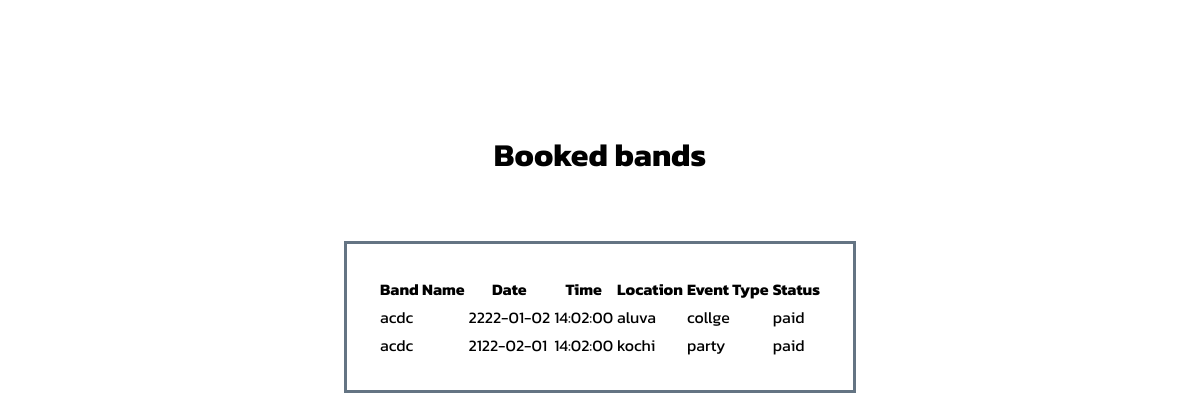
The app's page /uls/booked-bands.php (signed in) with its own data.
### tables this page shows
CREATE TABLE `booking_requests` (
  `id` int(11) NOT NULL,
  `user_id` int(11) DEFAULT NULL,
  `bandname` varchar(256) NOT NULL,
  `date` date NOT NULL,
  `time` time NOT NULL,
  `status` enum('pending','confirmed','rejected','paid') DEFAULT 'pending',
  `payment_method` enum('credit_card','paypal','other') DEFAULT NULL,
  `created_at` timestamp NOT NULL DEFAULT current_timestamp(),
  `booking_price` decimal(10,2) DEFAULT 0.00,
  `location` varchar(255) NOT NULL,
  `event_type` varchar(255) NOT NULL
);

### uls/booked-bands.php (the view, shortened to what this page needs)
<!DOCTYPE html>
<html lang="en">
<head>
</head>
<body>
    <h1>Booked bands</h1>
    <div class="contents">
    <?php
    $conn = new mysqli("localhost", "alhad", "1234", "mini");
    $user_id = $_SESSION['user_id'];
    $sql = "SELECT bandname, date, time, location, event_type, status FROM booking_requests WHERE user_id = $user_id AND status = 'paid'";
    $result = $conn->query($sql);
    if ($result !== false && $result->num_rows > 0) {
        echo '<table>';
        echo '<tr>';
        echo '<th>Band Name</th>';
        echo '<th>Date</th>';
        echo '<th>Time</th>';
        echo '<th>Location</th>';
        echo '<th>Event Type</th>';
        echo '<th>Status</th>';
        echo '</tr>';
        while ($row = $result->fetch_assoc()) {
            echo '<tr>';
            echo '<td>' . $row['bandname'] . '</td>';
            echo '<td>' . $row['date'] . '</td>';
            echo '<td>' . $row['time'] . '</td>';
            echo '<td>' . $row['location'] . '</td>';
            echo '<td>' . $row['event_type'] . '</td>';
            echo '<td>' . $row['status'] . '</td>';
            echo '</tr>';
        }
        echo '</table>';
    } else {
        echo '<p>No booked bands found.</p>';
    }
    ?>
</div>
</body>
</html>

### uls/booked-bands.php (style rules this page uses)
body { font-family: kanit; display: flex; flex-direction: column; align-items: center; justify-content: center; margin-top: 150px; }
.contents { border: solid #647483; padding: 30px; }
h1 { position: relative; top: -40px; }

### records on screen
booking_requests: bandname "acdc", date "2222-01-02", time "14:02:00", location "aluva", event_type "collge", status "paid"
booking_requests: bandname "acdc", date "2122-02-01", time "14:02:00", location "kochi", event_type "party", status "paid"
